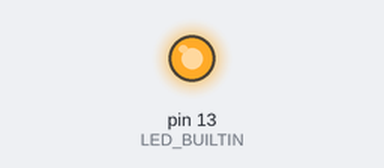
The sketch below on a simulated Arduino Uno, built with avr-gcc and run on an emulated ATmega328P. On the bench: output pins drawn as LEDs (lit = HIGH). Storage starts empty; what the sketch prints to the serial monitor is not drawn.

Above: at 0.1 s.
At 0.6 s:
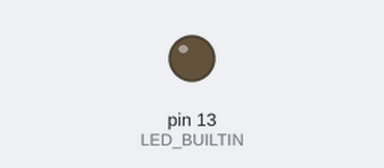
Timing chart, 0 to 2.1 s (numbered marks = the images above):
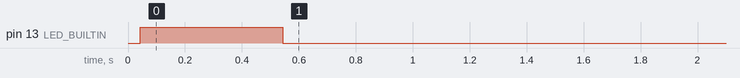

Measured:
- by itself, pin 13 (LED_BUILTIN): LOW → HIGH at 0.04 s, → LOW 0.50 s later

The sketch:

MereniKytky.ino
```cpp
#include <SD.h>

#define SD_CS 4

String s = "";
int vlhkost = 0;
unsigned long cas = 0;

void setup() {
  Serial.begin(9600);
  pinMode(LED_BUILTIN, OUTPUT);

  while (!SD.begin(SD_CS)) {
    Serial.println("SD karta neni pripojena nebo je vadna!");
    Serial.println("...");
  }

  File sd = SD.open("venku.txt", FILE_WRITE);
  while (!sd) sd = SD.open("venku.txt", FILE_WRITE);
  sd.println("Novy experiment zacal.\nData:");
  sd.close();
  Serial.println("Zapis na kartu uspesny.");
}

void loop() {
  vlhkost = analogRead(A0);
  cas = millis();
  s = (String) cas + "\t" + (String) vlhkost;
  Serial.println(s);
  File sd = SD.open("venku.txt", FILE_WRITE);

  if (sd) {
    sd.println(s);
    sd.close();
    Serial.println("Zapis na kartu uspesny.");
    digitalWrite(LED_BUILTIN, HIGH);
    delay(500);
    digitalWrite(LED_BUILTIN, LOW);
  }
  else {
    Serial.println("Chyba pri otevreni souboru!");
  }

  delay(300000);
}
```
